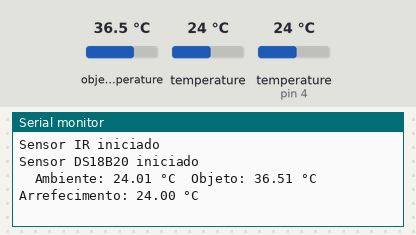
Bench run of a sketch on a simulated Arduino Mega 2560, built with avr-gcc and run on an emulated ATmega2560. Shown: the last lines printed to the serial monitor. The test bench sets the inputs (shaded band); at power-on: object temperature 36.5 °C, temperature (sensor on pin 4) 24 °C, temperature 24 °C.

Above: at 2.5 s.
2.6 s: object temperature set to 20 °C
At 2.6 s:
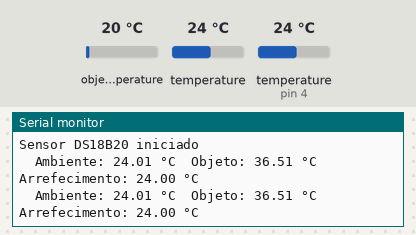
5.0 s: temperature (sensor on pin 4) set to 12 °C
At 7.0 s:
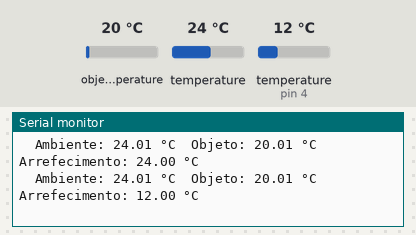
7.4 s: temperature (sensor 0) set to 12 °C
At 8.4 s:
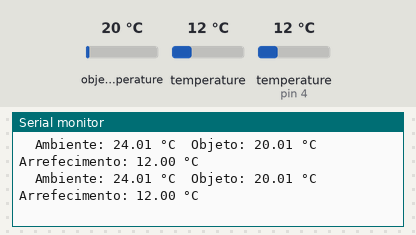
9.8 s: temperature (sensor on pin 4) set to 19 °C
At 12.0 s:
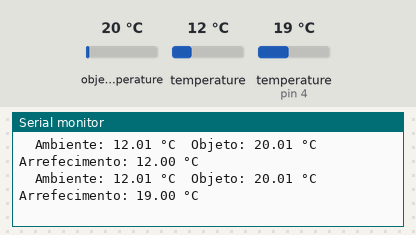
12.2 s: object temperature set to 26 °C
At 13.7 s:
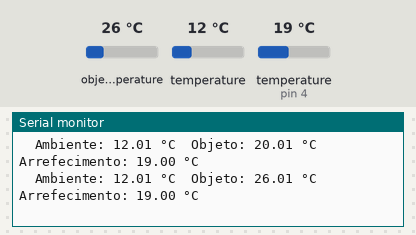
Timing chart, 0 to 15.2 s (numbered marks = the images above; inputs shaded):
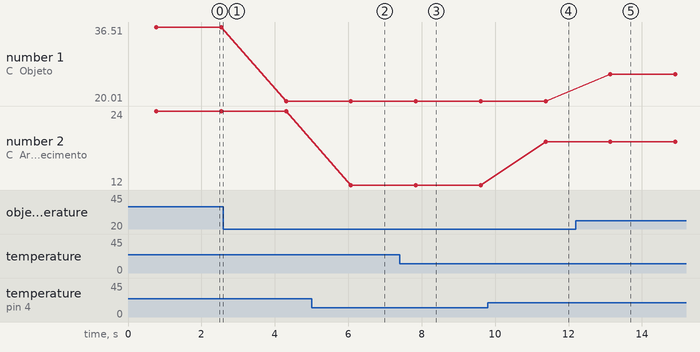

The sketch:

IR_temp.ino
```cpp
#include <Wire.h>
#include <Adafruit_MLX90614.h>
#include <OneWire.h>
#include <DallasTemperature.h>

// Configuração do sensor MLX90614
Adafruit_MLX90614 mlx = Adafruit_MLX90614();

// O fio de dados é conectado no pino digital 4 no Arduino
#define ONE_WIRE_BUS 4
// Prepara uma instância oneWire para comunicar com qualquer outro dispositivo oneWire
OneWire oneWire(ONE_WIRE_BUS);
// Passa uma referência oneWire para a biblioteca DallasTemperature
DallasTemperature sensors(&oneWire);

void setup() {
  // Inicializa a comunicação serial
  Serial.begin(115200);

  // Inicializa o sensor MLX90614
  if (!mlx.begin()) {
    Serial.println("Erro ao detectar o sensor MLX90614. Verifique as conexões.");
    while (1);
  }
  Serial.println("Sensor IR iniciado");

  // Inicializa o sensor DS18B20
  sensors.begin();
  Serial.println("Sensor DS18B20 iniciado");
}

void loop() {
  // Lê as temperaturas do sensor
  float tempAmbiente = mlx.readAmbientTempC();
  float tempObjeto = mlx.readObjectTempC();

  // Manda comando para ler temperaturas
  sensors.requestTemperatures();

  // Mostra os dados no Serial

  Serial.print("\tAmbiente: ");
  Serial.print(tempAmbiente);
  Serial.print(" °C\tObjeto: ");
  Serial.print(tempObjeto);
  Serial.print(" °C\tArrefecimento: ");
  Serial.print(sensors.getTempCByIndex(0));
  Serial.println(" °C");

  delay(1000); // Aguarda 1 segundo
}
```

Measured:
- after the input at 5.0 s, the serial monitor: prints a new line after 1.1 s (image 2)
- after the input at 9.8 s, the serial monitor: prints a new line after 1.6 s (image 4)
- after the input at 12.2 s, the serial monitor: prints a new line after 0.94 s (image 5)
- plotted number 1: 36.51 → 20.01 after the input at 2.6 s, 20.01 → 26.01 after the input at 12.2 s
- plotted number 2: 24 → 12 after the input at 5.0 s, 12 → 19 after the input at 9.8 s
